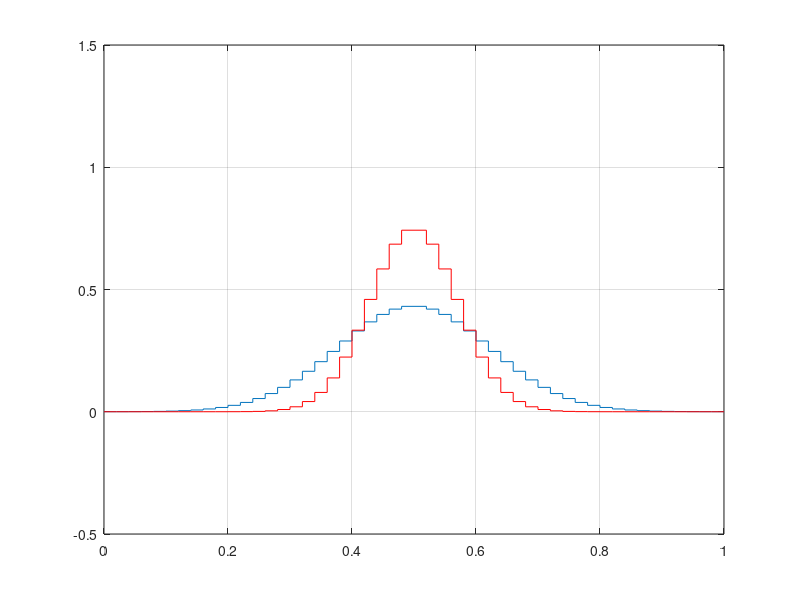

This figure's MATLAB source:

close all; clear;clc;
% Number of points
Nx=50;
x = linspace(0,1,Nx+1);
dx = 1/Nx;

 % Calculate midpoint values of x in each control volume
 xmid = 0.5*(x(1:Nx) + x(2:Nx+1));

 % Set velocity
 u=1;

 % Set final time
 tfinal = 1;

 % Set timestep
 CFL = 0.5;
 dt = CFL*dx/abs(u);

 % Set initial condition to U0 = exp(-x?2)
 % Note: technically, we should average the initial
 % distribution in each cell but I chose to just set
 % the value of U in each control volume to the midpoint
 % value of U0.
 U = 0.75*exp(-((xmid-0.5)/0.1).^2)';
 t=0;

 % Loop until t > tfinal
 while (t < tfinal)

 Ubc = [U(Nx); U; U(1)]; % This enforces the periodic bc 38
 % Calculate the flux at each interface
 F = 0.5* u *( Ubc(2:Nx+2) + Ubc(1:Nx+1)) ...
- 0.5*abs(u)*( Ubc(2:Nx+2) - Ubc(1:Nx+1));

 % Calculate residual in each cell
 R = F(2:Nx+1) - F(1:Nx);

 % Forward Euler step
 U = U - (dt/dx)*R;

 % Increment time
 t=t+dt;
 % Plot current solution
 stairs(x,[U; U(Nx)]);
 axis([0, 1, -0.5, 1.5]);
 grid on;
 drawnow;

 end 
 % overlay exact solution
 U = 0.75*exp(-((xmid-0.5)/0.1).^2)';
 hold on;
 stairs(x,[U; U(Nx)], 'r-');